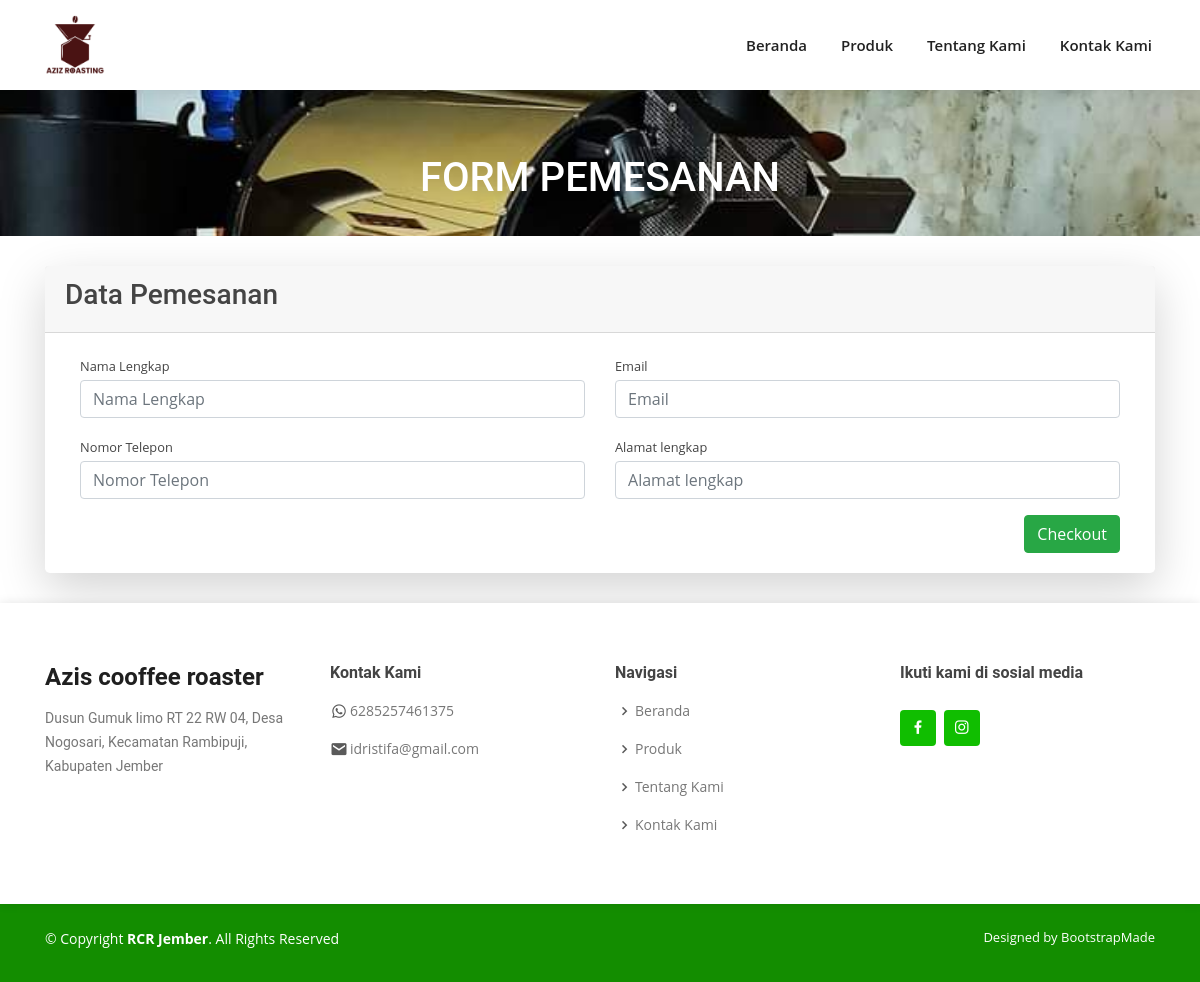
The app's page /Pesan/index/wa/c4fxmv6RzTVmmC1TEtIf1EZXyUX2N28a with its own data.
### tables this page shows
CREATE TABLE `profile` (
  `id` int(5) NOT NULL,
  `nama` varchar(50) NOT NULL,
  `email` varchar(50) NOT NULL,
  `noTelefon` varchar(15) NOT NULL,
  `wa` varchar(20) NOT NULL,
  `ig` varchar(20) NOT NULL,
  `fb` varchar(20) NOT NULL,
  `tanggal` varchar(20) NOT NULL,
  `alamat` varchar(200) NOT NULL,
  `deskripsi` varchar(500) NOT NULL
);

### application/controllers/Pesan.php (called while the page is built, shortened)
<?php
class Pesan extends CI_Controller
{
    public function __construct()
    {
        $this->load->model('Models');
    }
    public function index($media, $id = null)
    {
        if ($id && $media) {
            $this->form_validation->set_rules('nama', 'Nama Lengkap', 'required');
            $this->form_validation->set_rules('email', 'Email', 'required');
            $this->form_validation->set_rules('nohp', 'Nomor Telefon', 'required|numeric');
            $this->form_validation->set_rules('alamat', 'Alamat Lengkap', 'required');
            if ($this->form_validation->run() == false) {
                $data['profil'] = $this->db->get('profile')->row_array();
                $data['produk'] = $this->db->get_where('produk', ['idProduk' => $id])->row_array();
                $this->load->view('user/form_pesan', $data);
            }
        } else {
            redirect('Produk');
        }
    }
}

### index.php (called while the page is built, shortened)
<?php
require_once BASEPATH.'core/CodeIgniter.php';

### application/views/user/form_pesan.php (the view, shortened to what this page needs)
<!DOCTYPE html>
<html lang="en">
<head>
	<?php $this->load->view('user/_partials/head.php') ?>
</head>
<body>
	<?php $this->load->view('user/_partials/navbar.php') ?>
	<section id="hero-half-detail" class="d-flex align-items-center text-center" style="background-image: url(<?= base_url('img/Produk/produk10.jpeg'); ?>)">
		<div class="container" data-aos="zoom-out" data-aos-delay="100">
			<h1>FORM PEMESANAN</h1>
		</div>
	</section>
	<main id="main">
		<section id="checkout" class="checkout">
			<div class="container">
				<div class="row justify-content-center">
					<div class="col-lg-12">
						<div class="card shadow-lg border-0 rounded-lg mt-15">
							<div class="card-header justify-content-center">
								<h3> Data Pemesanan </h3>
							</div>
							<div class="card-body">
								<div class="col">
									<form action="" method="post" enctype="multipart/form-data">
										<div class="row">
											<div class="col-xl-6 col-lg-6 col-md-6 col-sm-12 col-xs-12"><label class="small mb-1" for="nama_lengkap">Nama Lengkap</label>
												<input type="text" class="form-control mb-3" id="nama_lengkap" name="nama" placeholder="Nama Lengkap" required>
											</div>
											<div class="col-xl-6 col-lg-6 col-md-6 col-sm-12 col-xs-12"><label class="small mb-1" for="email">Email</label>
												<input type="email" class="form-control mb-3" id="email" name="email" placeholder="Email" required>
											</div>
										</div>
										<div class="row">
											<div class="col-xl-6 col-lg-6 col-md-6 col-sm-12 col-xs-12"><label class="small mb-1" for="nomor_telepon">Nomor Telepon</label>
												<input type="text" class="form-control mb-3" id="nomor_telepon" name="nohp" onkeypress="return event.charCode >= 48 && event.charCode <=57" placeholder="Nomor Telepon" required>
											</div>
											<div class="col-xl-6 col-lg-6 col-md-6 col-sm-12 col-xs-12"><label class="small mb-1" for="nomor_telepon">Alamat lengkap</label>
												<input type="text" class="form-control mb-3" id="nomor_telepon" name="alamat" placeholder="Alamat lengkap" required>
											</div>
										</div>
										<div class="d-flex justify-content-end">
											<button type="submit" class="btn btn-success" type="button" id="start">
												Checkout
											</button>
										</div>
									</form>
								</div>
							</div>
						</div>
					</div>
				</div>
		</section>
	</main>
	<?php $this->load->view('user/_partials/footer.php') ?>
</body>
</html>

### application/views/user/_partials/footer.php
<footer id="footer">
	<div class="footer-top">
		<div class="container">
			<div class="row">
				<div class="col-lg-3 col-md-6 footer-contact">
					<h3><?= $profil['nama']?></h3>
					<p>
					<?= $profil['alamat']?> <br><br>
					</p>
				</div>
				<div class="col-lg-3 col-md-6 footer-links">
					<h4>Kontak Kami</h4>
					<ul>
						<li><i class='bx bxl-whatsapp'></i> <a href="https://api.whatsapp.com/send?phone=<?= $profil['wa']?>"><?= $profil['wa']?></a></li>
						<li><i class='bx bxs-envelope'></i> <a href="mailto:<?= $profil['email'] ?>?Subject=AzisRoaster&Body="><?= $profil['email']?></a></li>
					</ul>
				</div>
				<div class="col-lg-3 col-md-6 footer-links">
					<h4>Navigasi</h4>
					<ul>
						<li><i class="bx bx-chevron-right"></i> <a href="<?= base_url('Beranda')?>">Beranda</a></li>
						<li><i class="bx bx-chevron-right"></i> <a href="<?= base_url('Produk')?>">Produk</a></li>
						<li><i class="bx bx-chevron-right"></i> <a href="<?= base_url('TentangKami')?>">Tentang Kami</a></li>
						<li><i class="bx bx-chevron-right"></i> <a href="<?= base_url('KontakKami')?>">Kontak Kami</a></li>
					</ul>
				</div>
				<div class="col-lg-3 col-md-6 footer-links">
					<h4>Ikuti kami di sosial media</h4>
					<div class="social-links mt-3">
						<a href="https://facebook.com/<?= $profil['fb']?>" class="facebook"><i class="bx bxl-facebook"></i></a>
						<a href="https://instagram.com/<?= $profil['ig']?>" class="instagram"><i class="bx bxl-instagram"></i></a>
					</div>
				</div>
			</div>
		</div>
	</div>
	<div class="container py-4">
		<div class="copyright">
			&copy; Copyright <strong><span>RCR Jember</span></strong>. All Rights Reserved
		</div>
		<div class="credits">
			Designed by <a href="https://bootstrapmade.com/">BootstrapMade</a>
		</div>
	</div>
</footer>

### records on screen
profile: nama "Azis cooffee roaster", alamat "Dusun Gumuk limo RT 22 RW 04, Desa Nogosari, Kecamatan Rambipuji, Kabupaten Jember", wa "6285257461375", email "idristifa@gmail.com"
